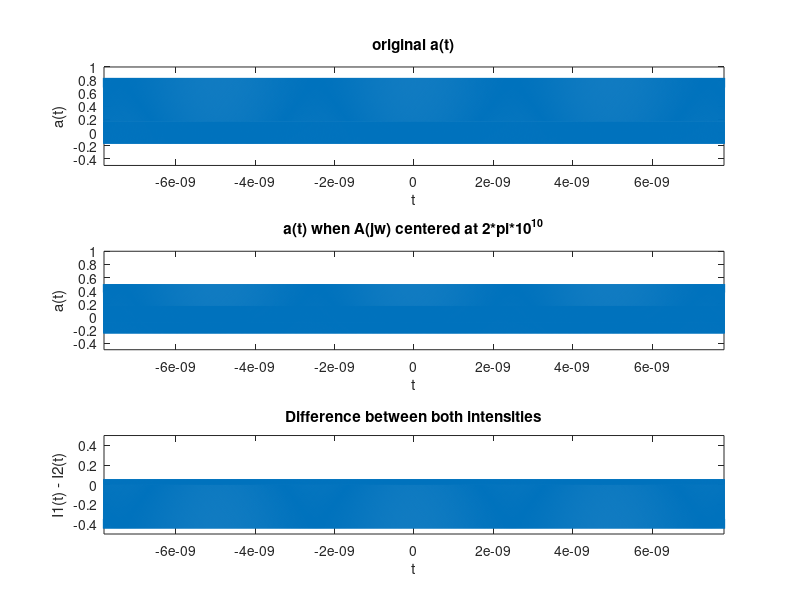

Recreate this plot in MATLAB.
clc;    clear;

Fs = 5000;        % sampling of frequency signal
delta_w = 2 * pi * 10^9;    % spacing of each impulse
wc = 2 * pi * 10^10;
freq = (-3 : 1/Fs : 3 - 1/Fs) .* delta_w;   % define range of freq comb
dt = Fs / length(freq);     % sampling of time signal
t = (-Fs/2 : dt : Fs/2 - dt) ./ (delta_w * 2 * pi); % define range of time signal

% A(jw)
A = (freq == (-2)*delta_w | freq == (-1)*delta_w | freq == 0 | freq == delta_w | freq == 2*delta_w);

% new range of frequency comb
freq2 = (-3 + wc/delta_w : 1/Fs : 3 + wc/delta_w - 1/Fs) * delta_w;
% A(jw) centered at wc = 2 * pi * 10^10
A2 = (freq2 == (-2)*delta_w + wc | freq2 == (-1)*delta_w + wc | freq2 == wc | freq2 == delta_w + wc | freq2 == 2*delta_w + wc);

% plotting
% original a(t)
a = ifftshift(ifft(ifftshift(A * Fs)));
subplot(3, 1, 1);
plot(t, a);
axis([-5 * 10^(-11), 5 * 10^(-11), -0.5, 1]);
title('original a(t)');
xlabel('t');
ylabel('a(t)');

% a(t) when A(jw) centered at 2 * pi * 10^10
a2 = ifftshift(ifft(ifftshift(A2 * Fs)));
subplot(3, 1, 2);
plot(t, a2);
axis([-5 * 10^(-11), 5 * 10^(-11), -0.5, 1]);
title('a(t) when A(jw) centered at 2*pi*10^{10}');
xlabel('t');
ylabel('a(t)');

% difference between both intensities
I = abs(a).^2;
I2 = abs(a2).^2;
subplot(3, 1, 3);
plot(t, I2 - I);
axis([-5 * 10^(-11), 5 * 10^(-11), -0.5, 0.5]);
title('Difference between both intensities');
xlabel('t');
ylabel('I1(t) - I2(t)');